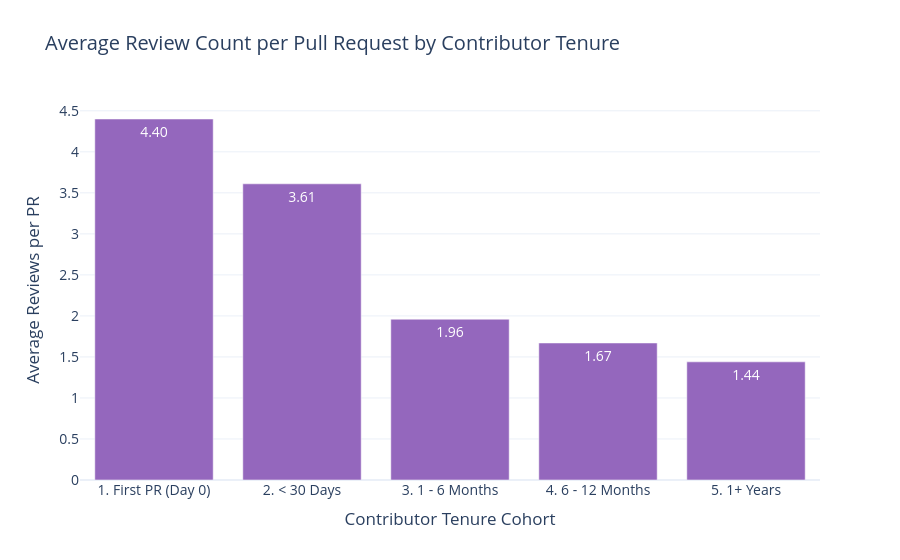

Notebook cell for this chart:
### Markdown cell above
### 3. Review Friction: Average Reviews per PR Across Tenure Cohorts

Measures review intensity and friction. Demonstrates whether first-time contributors require significantly more review iterations and comments before reaching acceptance.

### Code cell
fig_reviews = go.Figure(
    [
        go.Bar(
            x=tenure_summary["tenure_cohort"],
            y=tenure_summary["avg_reviews"],
            marker_color="#9467bd",
            text=[f"{v:.2f}" for v in tenure_summary["avg_reviews"]],
            textposition="auto",
            hovertemplate="<b>%{x}</b><br>Average Reviews: %{y:.2f}<extra></extra>"
        )
    ]
)

fig_reviews.update_layout(
    title="Average Review Count per Pull Request by Contributor Tenure",
    xaxis_title="Contributor Tenure Cohort",
    yaxis_title="Average Reviews per PR",
    font=dict(size=14),
    template="plotly_white"
)

fig_reviews.show()

### Figure 1 — Plotly figure (JSON) as saved in the notebook; plotly's stock layout.template omitted (floating-point values rounded to 4 significant figures)
{"data": [{"hovertemplate": "<b>%{x}</b><br>Average Reviews: %{y:.2f}<extra></extra>", "marker": {"color": "#9467bd"}, "text": ["4.40", "3.61", "1.96", "1.67", "1.44"], "textposition": "auto", "x": ["1. First PR (Day 0)", "2. < 30 Days", "3. 1 - 6 Months", "4. 6 - 12 Months", "5. 1+ Years"], "y": [4.4, 3.61, 1.96, 1.67, 1.44], "type": "bar"}], "layout": {"font": {"size": 14}, "title": {"text": "Average Review Count per Pull Request by Contributor Tenure"}, "xaxis": {"title": {"text": "Contributor Tenure Cohort"}}, "yaxis": {"title": {"text": "Average Reviews per PR"}}}}
